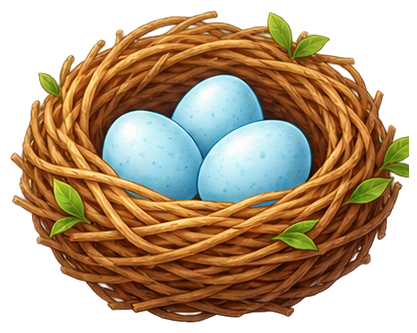
#> input picture assets/art/objects/nest.png, 417 x 333 px, given in place of a-i.png, which was not available
$ python build-png-learning-cards.py
#> lines starting #> are read from the running program, lines starting #| are printed output that depends on the picture; after the words box and inside, x2 and y2 are one past the last pixel; in counts of white or black regions, pixels touching at a corner belong together
"""Pack native generated PNG objects into whole learning cards; no sliced pictures."""
from pathlib import Path
from PIL import Image,ImageDraw
import json,sys
sys.path.insert(0,'/private/tmp/sparky-motion-deps')
import cv2,numpy as np
ROOT=Path(__file__).resolve().parents[1];SOURCE=ROOT/'assets/art/source/learning-png';OUT=ROOT/'assets/art/ordering-png';OUT.mkdir(exist_ok=True);OBJECTS=SOURCE/'objects';OBJECTS.mkdir(exist_ok=True)
words=['apple','balloon','carrot','duck','egg','fish','grapes','house','ice cream','jellyfish','kite','leaf','moon','nest','orange','pear','quilt','rainbow','sun','tree','umbrella','van','watermelon','xylophone','yarn','zebra','basket']
objects={}
for group,start in [('a-i',0),('j-r',9),('s-z',18)]:
 board=Image.open(SOURCE/(group+'.png')).convert('RGBA')
#> board is the input picture: PIL image 417x333 RGBA; mean R, G, B, A 98.1, 74.7, 47.5, 165.3
 for i in range(9):
  cell=board.crop((round(i%3*board.width/3),round(i//3*board.height/3),round((i%3+1)*board.width/3),round((i//3+1)*board.height/3)))
  alpha=np.array(cell.getchannel('A'));n,labels,stats,_=cv2.connectedComponentsWithStats((alpha>40).astype('uint8'));areas=stats[1:,cv2.CC_STAT_AREA];assert len(areas)>0
  largest=int(np.argmax(areas))+1
  keep=[]
  for label in range(1,n):
   x,y,w,h,area=stats[label];touches_cell_edge=x<3 or y<3 or x+w>=cell.width-3 or y+h>=cell.height-3
   if label==largest or (area>max(20,areas.max()*.008) and not touches_cell_edge):keep.append(label)
  mask=np.isin(labels,keep);ys,xs=np.where(mask);box=(max(0,xs.min()-2),max(0,ys.min()-2),min(cell.width,xs.max()+3),min(cell.height,ys.max()+3));cell=cell.crop(box)
  # Preserve generated alpha, removing only isolated tiny sheet speckles.
  v=np.array(cell);v[:,:,3]*=mask[box[1]:box[3],box[0]:box[2]].astype('uint8');cell=Image.fromarray(v);word=words[start+i];objects[word]=cell;cell.save(OBJECTS/(word.replace(' ','-')+'.png'))
#> this loop made 9 passes
#> (stats, areas, box) on passes 1, 2, 3, 4, 6, 7, 8, 9: ([[0, 0, 139, 111, 9593], [30, 27, 109, 84, 5836]], [5836], (28, 25, 139, 111)), ([[0, 0, 139, 37, 2870], [0, 10, 139, 101, 12559]], [12559], (0, 8, 139, 111)), ([[0, 0, 139, 111, 9434], [0, 15, 106, 96, 5995]], [5995], (0, 13, 108, 111)), ([[0, 0, 32, 111, 2460], [10, 0, 129, 111, 12969]], [12969], (8, 0, 139, 111)), ([[101, 0, 38, 111, 2106], [0, 0, 131, 111, 13323]], [13323], (0, 0, 133, 111)), ([[0, 0, 139, 111, 8944], [33, 0, 106, 91, 6485]], [6485], (31, 0, 139, 93)), ([[0, 89, 139, 22, 2230], [0, 0, 139, 101, 13199]], [13199], (0, 0, 139, 103)), ([[0, 0, 139, 111, 8904], [0, 0, 109, 95, 6525]], [6525], (0, 0, 111, 97))
#> (stats, areas) on pass 5: ([[-1, 2147483647, 0, 0, 0], [0, 0, 139, 111, 15429]], [15429])
#> pass 1, `n, labels, stats, _ = cv2.connectedComponentsWithStats((alpha > 40).as`:
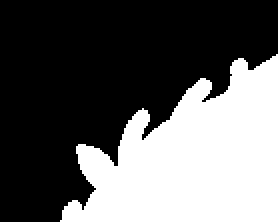
#> labels: shape (111, 139) int32 (shown 2 times larger); values 0 (black) and 1 (white), 37.8% white; 1 white region, box (x1, y1, x2, y2) and area: (30, 27, 139, 111) 5836
#> after the loop:
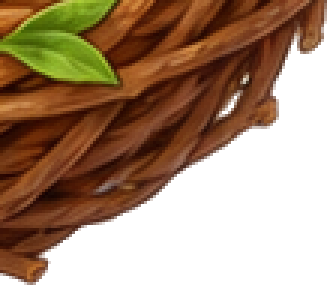
#> cell: PIL image 111x97 RGBA (shown 3 times larger); mean R, G, B, A 65.6, 37.8, 13.9, 149.9; transparent parts drawn white
#> after the loop:
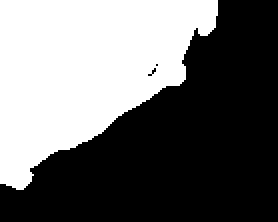
#> labels: shape (111, 139) int32 (shown 2 times larger); values 0 (black) and 1 (white), 42.3% white; 1 white region, box (x1, y1, x2, y2) and area: (0, 0, 109, 95) 6525
#> after the loop, objects = 9 items
#> pass 2 of the loop `for group,start in [('a-i',0),('j-r',9),('s-z',18)]:`:
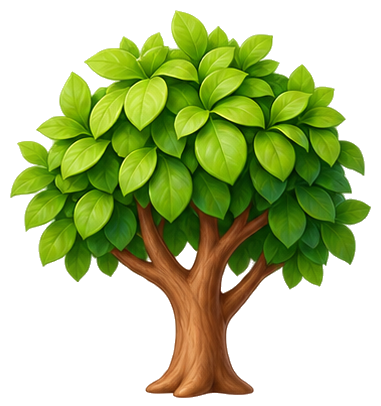
#> input picture assets/art/objects/tree.png, 381 x 406 px, given in place of j-r.png, which was not available
#> board is the input picture: PIL image 381x406 RGBA; mean R, G, B, A 50.6, 64.3, 9.8, 123.2
#> the loop `for i in range(9):` made 9 passes
#> (n, stats, areas, largest, box) on passes 1, 2, 3, 4, 6: (2, [[0, 0, 127, 135, 12152], [36, 36, 91, 99, 4993]], [4993], 1, (34, 34, 127, 135)), (2, [[0, 0, 127, 50, 4097], [0, 10, 127, 125, 13048]], [13048], 1, (0, 8, 127, 135)), (2, [[0, 0, 127, 135, 11517], [0, 34, 92, 101, 5628]], [5628], 1, (0, 32, 94, 135)), (2, [[0, 0, 127, 136, 4379], [10, 0, 117, 136, 12893]], [12893], 1, (8, 0, 127, 136)), (2, [[24, 0, 103, 136, 3698], [0, 0, 117, 136, 13574]], [13574], 1, (0, 0, 119, 136))
#> pass 1, `n, labels, stats, _ = cv2.connectedComponentsWithStats((alpha > 40).as`:
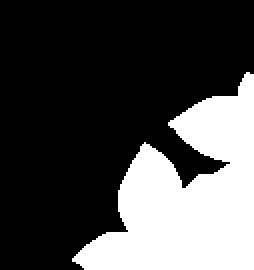
#> labels: shape (135, 127) int32 (shown 2 times larger); values 0 (black) and 1 (white), 29.1% white; 1 white region, box (x1, y1, x2, y2) and area: (36, 36, 127, 135) 4993
#> after the loop `for i in range(9):`:
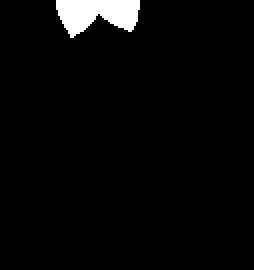
#> mask: shape (135, 127) bool (shown 2 times larger); 3.1% white; 1 white region, box (x1, y1, x2, y2) and area: (28, 0, 70, 19) 539
#> after the loop `for i in range(9):`: objects = 18 items
# Independently redrawn replacements for grid objects whose own silhouettes crossed a cell boundary.
for word in ['kite','quilt','van','ice cream']:
 replacement=SOURCE/'single'/(word.replace(' ','-')+'.png')
 if not replacement.exists():continue
 im=Image.open(replacement).convert('RGBA');v=np.array(im);n,labels,stats,_=cv2.connectedComponentsWithStats((v[:,:,3]>40).astype('uint8'));areas=stats[1:,cv2.CC_STAT_AREA];largest=int(np.argmax(areas))+1;keep=[i for i in range(1,n) if i==largest or (stats[i,4]>max(20,areas.max()*.008) and stats[i,0]>2 and stats[i,1]>2 and stats[i,0]+stats[i,2]<im.width-2 and stats[i,1]+stats[i,3]<im.height-2)];mask=np.isin(labels,keep);v[:,:,3]*=mask.astype('uint8');ys,xs=np.where(mask);box=(max(0,xs.min()-3),max(0,ys.min()-3),min(im.width,xs.max()+4),min(im.height,ys.max()+4));im=Image.fromarray(v).crop(box);objects[word]=im;im.save(OBJECTS/(word.replace(' ','-')+'.png'))
#> pass 2 of the loop `for word in ['kite','quilt','van','ice cream']:`:
# Explicit transparent export padding keeps resampling away from image boundaries.
for word,obj in list(objects.items()):
 padded=Image.new('RGBA',(obj.width+16,obj.height+16));padded.alpha_composite(obj,(8,8));objects[word]=padded;padded.save(OBJECTS/(word.replace(' ','-')+'.png'))
#> this loop made 27 passes
#> word on passes 1 to 12: 'apple', 'balloon', 'carrot', 'duck', 'egg', 'fish', 'grapes', 'house', 'ice cream', 'jellyfish', 'kite', 'leaf'
#> pass 1, `padded = Image.new('RGBA', (obj.width + 16, obj.height + 16))`:
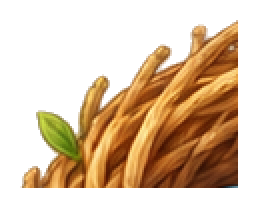
#> saved as apple.png: PIL image 127x102 RGBA (shown 2 times larger); mean R, G, B, A 75.7, 48.5, 19.3, 109.7; transparent parts drawn white
#> pass 2, `padded = Image.new('RGBA', (obj.width + 16, obj.height + 16))`:
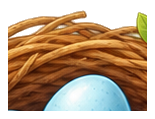
#> saved as balloon.png: PIL image 155x119 RGBA; mean R, G, B, A 103.9, 76.4, 48.9, 168.2; transparent parts drawn white
def blank():return Image.new('RGBA',(600,1140),(252,251,239,255))
def paste(im,obj,box):
 image=obj.copy();image.thumbnail((box[2]-box[0],box[3]-box[1]),Image.Resampling.LANCZOS);x=round((box[0]+box[2]-image.width)/2);y=round((box[1]+box[3]-image.height)/2);im.alpha_composite(image,(x,y))
def apple_group(im,n,box,cols=2):
 if not n:return
 rows=(n+cols-1)//cols;cw=(box[2]-box[0])/cols;ch=(box[3]-box[1])/rows;size=min(cw*.86,ch*.87,160)
 for j in range(n):
  col=j%cols;row=j//cols;cx=box[0]+(col+.5)*cw;cy=box[1]+(row+.5)*ch
  if n%cols and row==rows-1:cx=box[0]+(col+(cols-n%cols)/2+.5)*cw
  paste(im,objects['apple'],(int(cx-size/2),int(cy-size/2),int(cx+size/2),int(cy+size/2)))
def save(name,im):im.convert('RGB').save(OUT/(name+'.png'),optimize=True)
for word in words[:26]:
 im=blank();paste(im,objects[word],(50,345,550,925));save('object-'+word.replace(' ','-'),im)
#> this loop made 26 passes
#> pass 1, in save, `def save(name,im):im.convert('RGB').save(OUT/(name+'.png'),optimize=Tr..`:
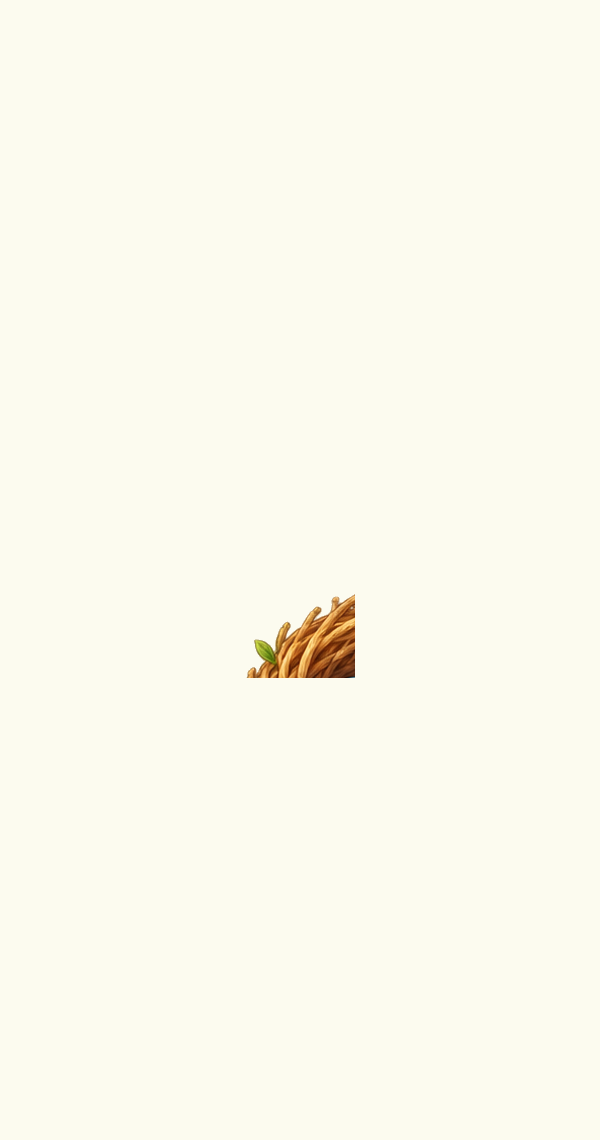
#> saved as object-apple.png: PIL image 600x1140 RGB; mean R, G, B 251.3, 249.8, 237.4
for n in range(11):
 im=blank();d=ImageDraw.Draw(im);d.rounded_rectangle((46,155,554,982),radius=70,fill='#e3eddd',outline='#c1d8bf',width=3)
 if n:apple_group(im,n,(70,205,530,945),2)
 else:paste(im,objects['basket'],(130,390,470,720))
 save('count-'+str(n),im)
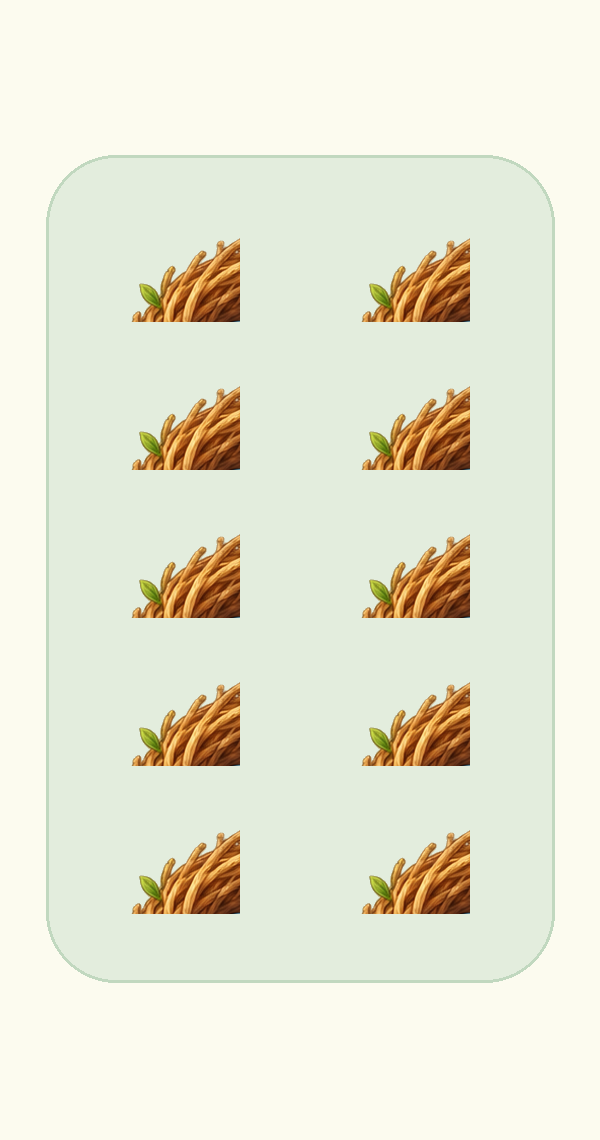
#> im: PIL image 600x1140 RGBA; mean R, G, B, A 231.6, 231.7, 213.2, 255
#> (the run stopped early here; a loop or call above may not have finished)
